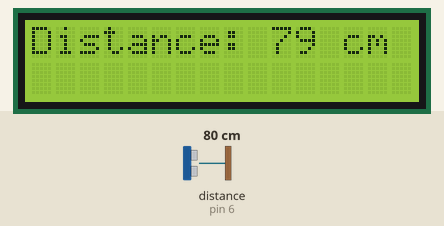
Recording of a sketch running on a simulated Arduino Uno, built with avr-gcc and run on an emulated ATmega328P. Shown: 16×2 character LCD. Wiring (inferred from the names in the program): ultrasonic range finder: trigger pin 5; echo pin 6. Inputs (shaded band) come from the test bench; at power-on: distance to the obstacle (sensor on pin 6) 80 cm. The echo pulse lasts 58.3 µs per cm; what the sketch prints to the serial monitor is not drawn.

Above: at 1.2 s.
1.3 s: distance to the obstacle (sensor on pin 6) set to 2 cm
At 2.9 s:
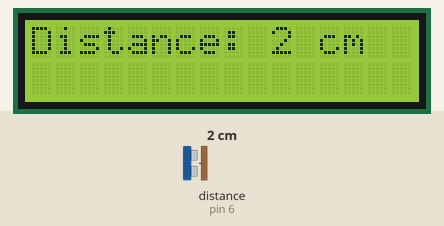
5.4 s: distance to the obstacle (sensor on pin 6) set to 4 cm
At 6.6 s:
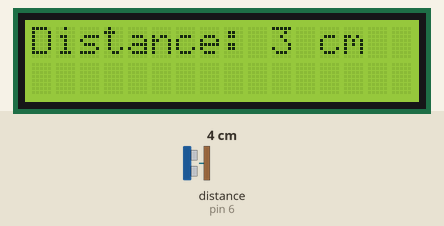
7.8 s: distance to the obstacle (sensor on pin 6) set to 9 cm
At 9.8 s:
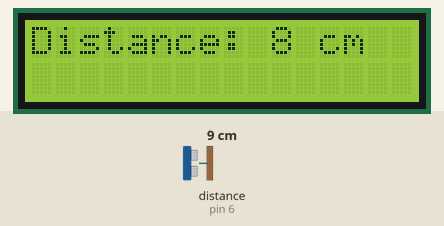
Timing chart, 0 to 11.3 s (numbered marks = the images above; inputs shaded):
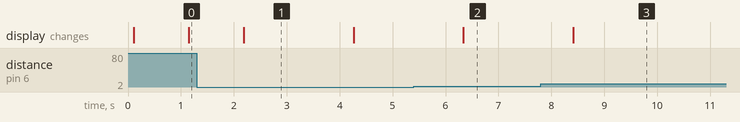

Measured:
- after the input at 1.3 s, the display: changes after 0.89 s (image 1)
- after the input at 5.4 s, the display: changes after 0.94 s (image 2)
- after the input at 7.8 s, the display: changes after 0.61 s (image 3)
- what the display in image 1 shows lasts 2.1 s, from 2.2 s to 4.3 s

The sketch:

ultrasonic-sensor.ino
```cpp
//This code is Designed by Prince Kushwaha
#include <Wire.h>
#include <LiquidCrystal_I2C.h>

const int trigPin = 5; // set the Trigger pin to D5
const int echoPin = 6; // set the Echo Pin to D6
long pingTravelTime;
int distanceInCm;

// Set the LCD address to 0x27 for a 16 chars and 2 line display
LiquidCrystal_I2C lcd(0x27, 16, 2);

void setup() {
  // put your setup code here, to run once:
  pinMode(trigPin, OUTPUT);
  pinMode(echoPin, INPUT);
  Serial.begin(9600);

  // Initialize the LCD
  lcd.init();
  // Turn on the backlight
  lcd.backlight();
}

void loop() {
  // put your main code here, to run repeatedly:
  digitalWrite(trigPin, LOW);
  delayMicroseconds(10);
  digitalWrite(trigPin, HIGH);
  delayMicroseconds(10);
  digitalWrite(trigPin, LOW);
  pingTravelTime = pulseIn(echoPin, HIGH);
  distanceInCm = pingTravelTime * 0.0340 / 2;
  delay(20);

  // Print distance on LCD
  lcd.clear();
  lcd.setCursor(0, 0);
  lcd.print("Distance: ");
  lcd.print(distanceInCm);
  lcd.print(" cm");

  // Print distance on Serial Monitor
  Serial.println(distanceInCm);

  delay(1000);
}
```
